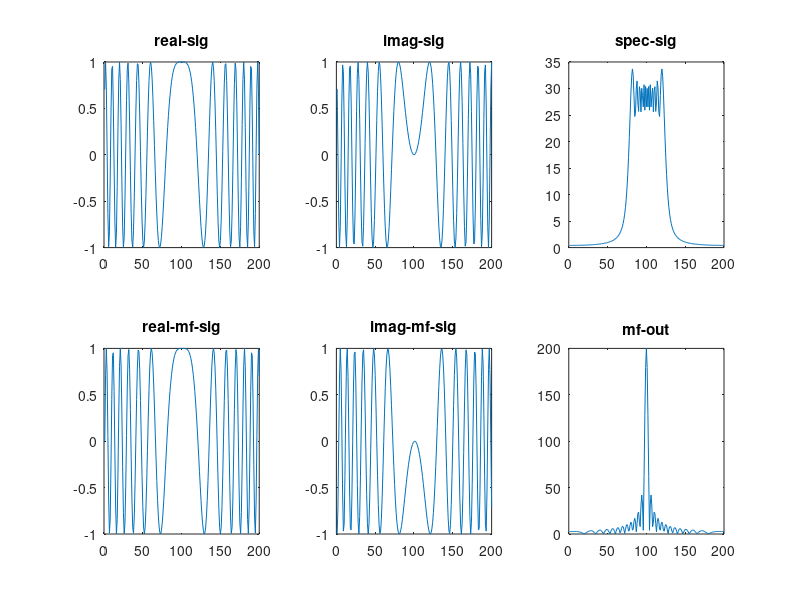
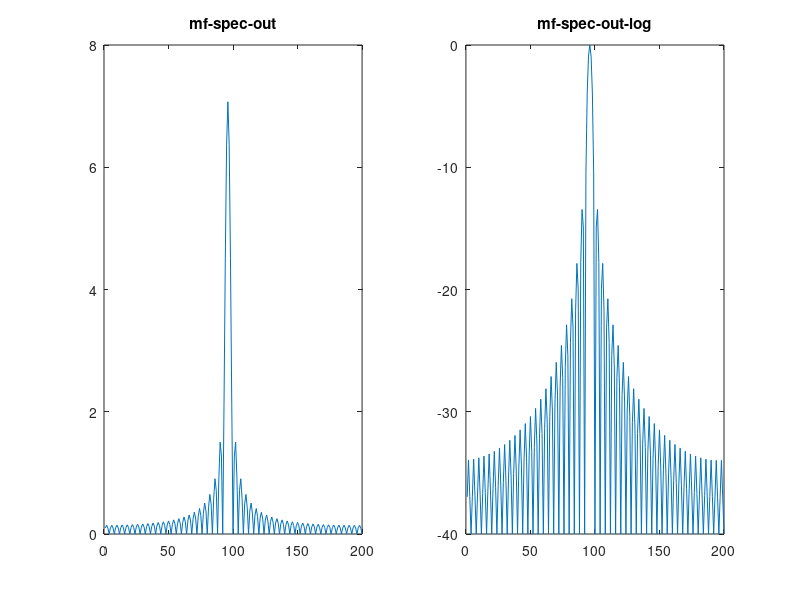

Source code (MATLAB) for these figures, in order:
clear all;
%%%  parameters' definition
c=3e+8;										% speed of light
pi=3.1415926; 
j=sqrt(-1);	

Tp=1.e-6; 								% transmitted pulse width      
fc=1.e+9;	 						   	% carrier frequency 
Br=50.e+6;              % transmitted bandwidth
Fs=200.e+6;             % A/D sample rate
kr=Br/Tp;               % range chirp rate

Nr=Tp*Fs;
Ni=1:Nr;
tr=(Ni-Nr/2)*Tp/Nr;

%===============================
%Generate a Chirp pulse
%===============================

sig = exp(j*pi*kr*(tr).^2);

figure; 
subplot(2,3,1); plot(real(sig));title('real-sig');
subplot(2,3,2); plot(imag(sig));title('imag-sig');

%===============================
% Spectrum of this Chirp pulse
%===============================

sig_spec=fftshift(fft(sig));
subplot(2,3,3);  plot(abs(sig_spec));title('spec-sig');

%===============================
%Match filtering in time domain
%===============================

mf_sig = conj(fliplr(sig));
subplot(2,3,4);  plot(real(mf_sig));title('real-mf-sig');
subplot(2,3,5);  plot(imag(mf_sig));title('imag-mf-sig');

mf_out = conv(sig, mf_sig);
subplot(2,3,6);  plot(abs(mf_out(Nr/2+1:Nr*3/2)));title('mf-out');

pause;
%=====================================
%Match filtering in frequency domain
%=====================================

fr=(Ni-Nr/2)*Fs/Nr;
mf_spec=exp(j*pi*fr.^2/kr);
mf_spec_out=ifft(fftshift(sig_spec.*mf_spec));

figure; 
subplot(1,2,1); plot(abs(mf_spec_out));title('mf-spec-out');

sig_un=20*log10(abs(mf_spec_out)/max(abs(mf_spec_out)));
for i=1:Nr
    if (sig_un(i)<-40 )
        sig_un(i)=-40;
    end 
end
subplot(1,2,2); plot(sig_un);title('mf-spec-out-log');

